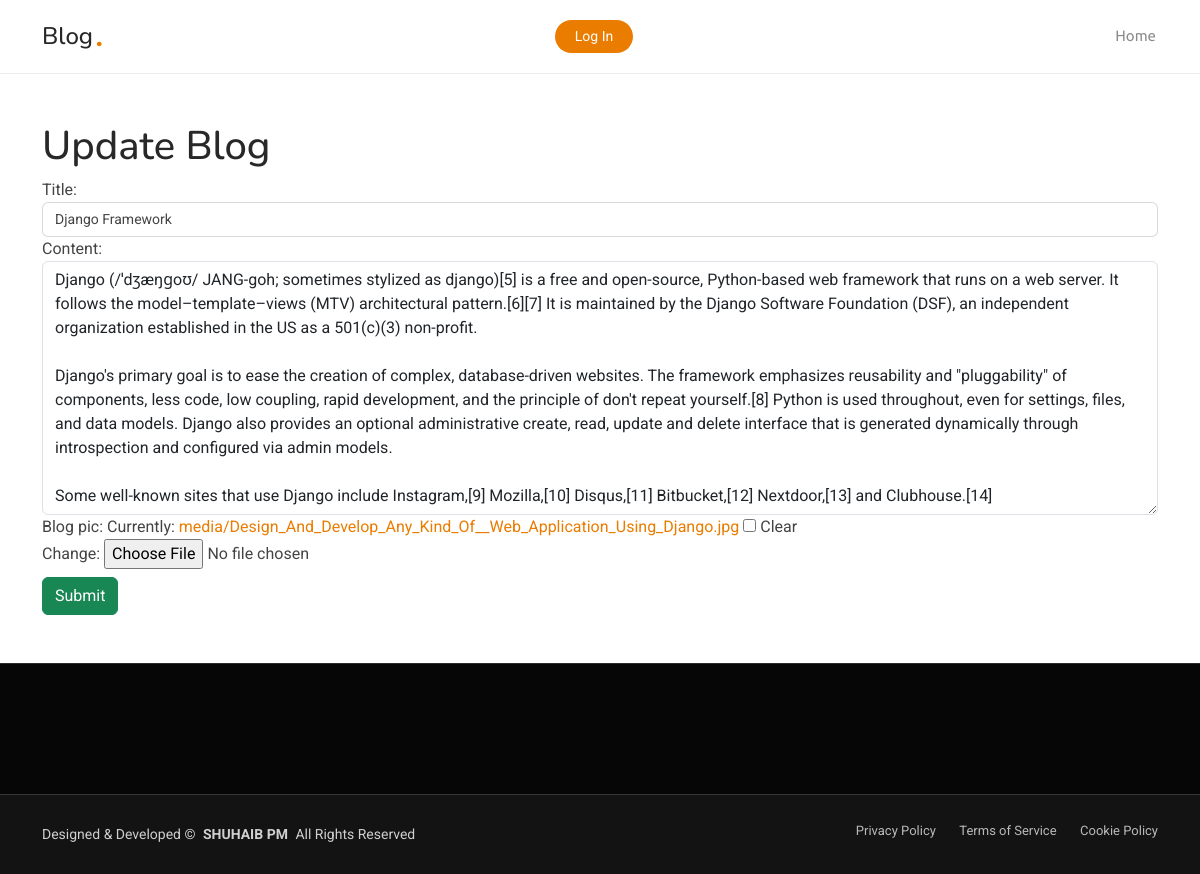
/update/17, run on the app's committed database.
### Blog/models.py (models this page shows, shortened)
class Blog(models.Model):
    title=models.CharField(max_length=200)
    content=models.TextField()
    blog_pic=models.ImageField(upload_to="blogs/",default="media/no_image.png",null=True,blank=True)
    added_date=models.DateField(auto_now_add=True)
    user_id=models.ForeignKey(User,on_delete=models.CASCADE)

### Blog/views.py (the view, shortened to what this page needs)
# urls.py: path("update/<int:id>",views.UpdateBlogView.as_view(),name="update"),
class UpdateBlogView(View):
    def get(self,request,**kwargs):
        blog=Blog.objects.get(id=kwargs.get("id"))
        form=CreateForm(instance=blog)
        return render(request,"update_blog.html",{"form":form})

### Blog/forms.py
class CreateForm(forms.ModelForm):
    class Meta:
        model=Blog
        fields=["title","content","blog_pic"]
        widgets={
            'title':forms.TextInput(attrs={'class':'form-control'}),
            'content':forms.Textarea(attrs={'class':'form-control'}),
        }

### Blog/templates/update_blog.html (shortened to what this page needs)
{% extends 'starter-page.html' %}
{% block main %}
<div class="container mt-5 mb-5">
    <h1>Update Blog</h1>
    <form action="" method="post" enctype="multipart/form-data">
        {{form}}
        <input type="submit" class="mt-2 btn btn-success">
    </form>
</div>
{% endblock %}

### data on the page
Blog: title "Django Framework", content "Django (/ˈdʒæŋɡoʊ/ JANG-goh; sometimes stylized as django)[5] is a free and open-source, Python-based web framework that runs on a web server. It follows the model–template–views (MTV) architectural pattern.[6][7] It is maintained by the Django Software Foundation (DSF), an independent organization established in the US as a 501(c)(3) non-profit. Django's primary goal is to ease the creation of complex, database-driven websites. The framework emphasizes reusability and \"pluggability\" of components, less code, low coupling, rapid development, and the principle of don't repeat yourself.[8] Python is used throughout, even for settings, files, and data models. Django also provides an optional…"
